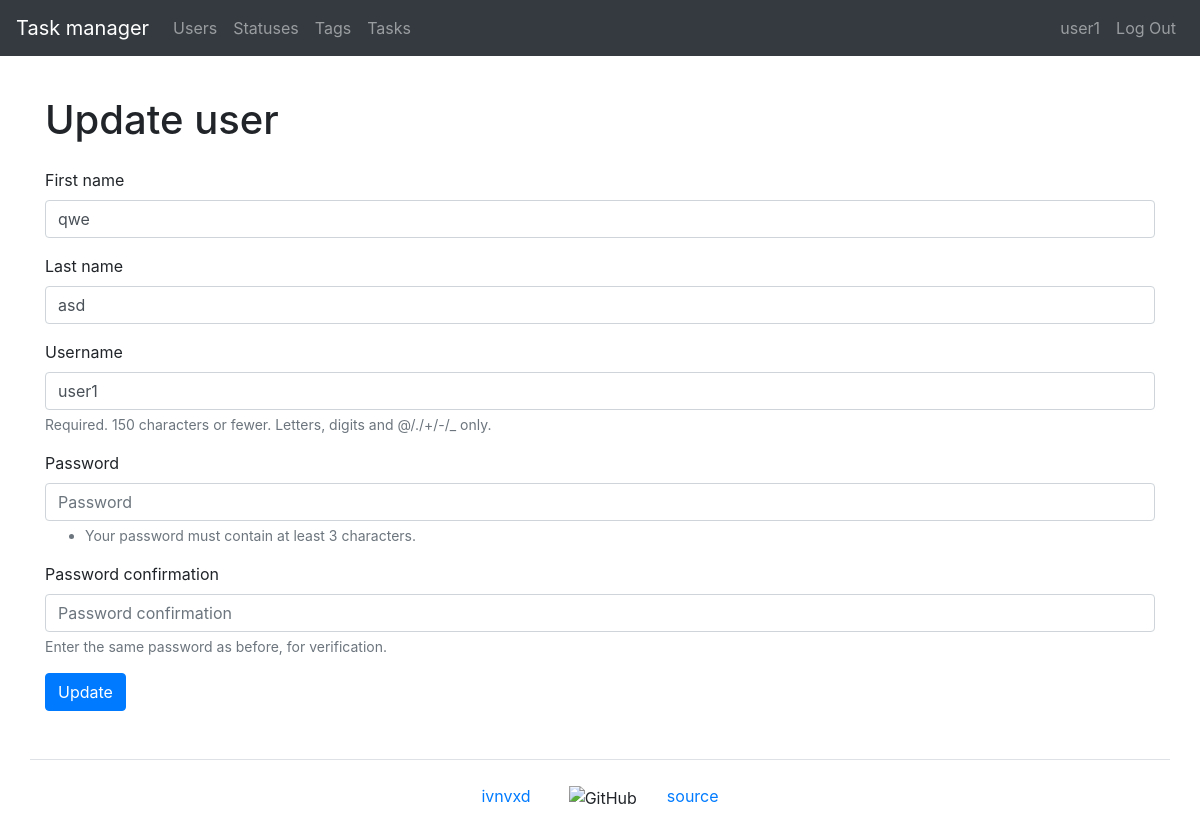
The page /users/6/update/ on the database its author committed.
### task_manager/users/models.py (models this page shows, shortened)
class User(AbstractUser):
    first_name = models.CharField(max_length=150)
    last_name = models.CharField(max_length=150)

### task_manager/users/views.py (the view)
# urls.py: path('<int:pk>/update/', UserUpdateView.as_view(), name='user_update'),
class UserUpdateView(SuccessMessageMixin, UpdateView):
    template_name = 'users/form.html'  # use other template
    model = User
    form_class = UserForm
    success_url = reverse_lazy('users')
    success_message = _('User is successfully updated')
    extra_context = {
        'title': _('Update user'),
        'button_text': _('Update'),
    }

### task_manager/users/forms.py
class UserForm(UserCreationForm):
    first_name = forms.CharField(
        max_length=150, required=True, label=_("First name")
    )
    last_name = forms.CharField(
        max_length=150, required=True, label=_("Last name")
    )
    class Meta(UserCreationForm.Meta):
        model = User
        fields = ('first_name', 'last_name',
                  'username', 'password1', 'password2'
                  )

### task_manager/templates/users/form.html (shortened to what this page needs)
{% extends "base.html" %}
{% load bootstrap4 %}
{% load i18n %}
{% block content %}
    <h1 class="my-4">{{ title }}</h1>
    <form method="post">
        {% bootstrap_form form %}
        {% bootstrap_button button_text button_type="submit" button_class="btn btn-primary" %}
    </form>
{% endblock %}

### task_manager/templates/navbar.html (shortened to what this page needs)
{% load i18n %}
<nav class="navbar navbar-expand-md navbar-dark bg-dark mb-3">
    <a class="navbar-brand" href="{% url 'home' %}">{% trans "Task manager" %}</a>
    <div class="collapse navbar-collapse" id="navbarToggleExternalContent">
        <ul class="navbar-nav mr-auto">
            <li class="nav-item">
                <a class="nav-link" href="{% url 'users' %}">{% trans "Users" %}</a>
            </li>
            {% if user.is_authenticated %}
                <li class="nav-item">
                    <a class="nav-link" href="">{% trans "Statuses" %}</a>
                </li>
                <li class="nav-item">
                    <a class="nav-link" href="">{% trans "Tags" %}</a>
                </li>
                <li class="nav-item">
                    <a class="nav-link" href="">{% trans "Tasks" %}</a>
                </li>
            {% endif %}
        </ul>
        <ul class="navbar-nav">
            {% if user.is_authenticated %}
                <li class="nav-item">
                    <a class="nav-link" href="{% url 'user_update' user.id %}">{{ user.username }}</a>
                </li>
                <li class="nav-item">
                    <a class="nav-link" href="{% url 'logout' %}">{% trans "Log Out" %}</a>
                </li>
            {% endif %}
        </ul>
    </div>
</nav>

### rows shown on the page
User: username "user1", first_name "qwe", last_name "asd"

### other values the page prints
{{ title }} "Update user"
